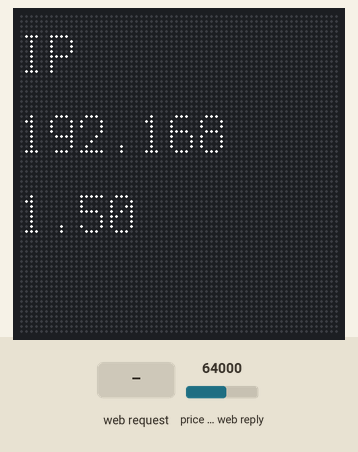
This program was run on a simulated CircuitPython board. Parts: 64×64 RGB LED matrix. Inputs (shaded band) come from the test bench; at power-on: price in the web reply 64000. WiFi joins after 1.5 s; the clock reads 2024-03-15 10:24:30 at power-on unless the program sets it; requests to the public web service named in the program get a made-up reply in its usual format after 0.4 s (London, UTC, broken clouds, 64 % humidity, 1013 hPa unless stated); web requests get an empty 200 reply after 0.4 s; a WiFi scan finds one network, HomeNet; files that are not in the repository are absent; what the program prints to the serial console is not drawn.

Above: at 3.6 s.
9.8 s: HTTP request GET / received
Timing chart, 0 to 12.8 s (numbered marks = the images above; inputs shaded):
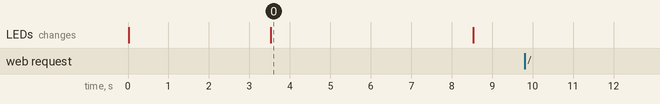

Measured:
- after the input at 9.8 s, every drawn part: stays the same
- what the display in image 0 shows lasts 5.0 s, from 3.5 s to 8.5 s

The program:

code.py
```python
import gc
import time
import board
import displayio
import terminalio
import adafruit_requests
import wifi
import socketpool
import ssl
import rgbmatrix
import framebufferio
import os
import rtc
import json
from adafruit_ntp import NTP
from adafruit_display_text import label
from adafruit_display_shapes.line import Line
from adafruit_display_shapes.rect import Rect  # Required for our filled-graph drawing

# Try to import httpserver, but make it optional
try:
    from adafruit_httpserver import Server, Request, Response
    HTTPSERVER_AVAILABLE = True
except ImportError:
    HTTPSERVER_AVAILABLE = False
    print("Warning: adafruit_httpserver not available. Web GUI will be disabled.")

# ========= Global Configuration and Variables =========
fetch_interval = 360         # Fetch new data every 6 minutes (360 seconds)
DATA_RANGE_DAYS = 30         # Historical data range in days
GRAPH_HEIGHT = 32            # Graph vertical scaling (32 pixels high)
HIST_UPDATE_INTERVAL = 3600  # Only update historical data every hour (3600 seconds)

# Global caches and states
latest_prices = {}           # Holds current prices (and change) for each coin
latest_history = {}          # Holds historical data per coin
last_displayed_graphs = {}   # Cache for display groups per coin
last_fetched_time = 0
hist_last_updated = {}       # Records when historical data was last updated per coin
pool = None                  # Socket pool (created after WiFi connects)
requests = None              # HTTP requests session (created after WiFi connects)

# ========= Coin Configuration =============
def load_tracked_coins():
    """
    Attempt to load a configuration file "coin_config.txt" that defines which coins to track.
    Each non-blank, non-comment line should have two comma-separated values: SYMBOL, COIN_ID.
    For example, a line might read: BTC, bitcoin
    If the file cannot be read, a default dictionary is returned.
    """
    try:
        with open("coin_config.txt", "r") as f:
            lines = f.readlines()
        coins = {}
        for line in lines:
            line = line.strip()
            if line and not line.startswith("#"):
                parts = line.split(',')
                if len(parts) == 2:
                    symbol = parts[0].strip()
                    coin_id = parts[1].strip()
                    coins[symbol] = coin_id
        if coins:
            print("Loaded tracked coins:", coins)
            return coins
    except Exception as e:
        print("Could not load coin_config.txt, using default coins. Error:", e)
    return {"BTC": "bitcoin", "ETH": "ethereum", "XRP": "ripple"}

CRYPTO_SYMBOLS = load_tracked_coins()

# ========= Matrix Setup =========
displayio.release_displays()
matrix = rgbmatrix.RGBMatrix(
    width=64,
    height=64,
    bit_depth=4,
    rgb_pins=[
        board.MTX_R1, board.MTX_G1, board.MTX_B1,
        board.MTX_R2, board.MTX_G2, board.MTX_B2
    ],
    addr_pins=[
        board.MTX_ADDRA, board.MTX_ADDRB, board.MTX_ADDRC,
        board.MTX_ADDRD, board.MTX_ADDRE
    ],
    clock_pin=board.MTX_CLK,
    latch_pin=board.MTX_LAT,
    output_enable_pin=board.MTX_OE
)
display = framebufferio.FramebufferDisplay(matrix, auto_refresh=True)

# ========= WiFi and Initial Display Setup =========
ssid = os.getenv("CIRCUITPY_WIFI_SSID")
password = os.getenv("CIRCUITPY_WIFI_PASSWORD")

def display_message(messages, y_positions):
    display_group = displayio.Group()
    for index, message in enumerate(messages):
        message_label = label.Label(terminalio.FONT, text=message, color=0xFFFFFF, x=0, y=y_positions[index])
        display_group.append(message_label)
    display.root_group = display_group

# ========= HTML Dashboard =========
def get_html_dashboard():
    """Load and return the HTML dashboard from file."""
    try:
        with open("dashboard.html", "r") as f:
            return f.read()
    except Exception as e:
        print(f"Error loading dashboard.html: {e}")
        return "<h1>Error loading dashboard</h1>"

# ========= Web Server Setup =========
web_server = None

def setup_web_server():
    global web_server
    if not HTTPSERVER_AVAILABLE:
        print("HTTP server library not available, skipping web server setup")
        return False

    try:
        print("Creating HTTP server...")
        web_server = Server(pool, debug=False)
        print("Server created, registering routes...")

        # Register routes
        @web_server.route("/")
        def serve_index(request):
            """Serve the main HTML dashboard."""
            html = get_html_dashboard()
            return Response(request, html, content_type='text/html')

        @web_server.route("/api/coins", methods=["GET"])
        def get_coins(request):
            """Get list of tracked coins."""
            coins_list = [{"symbol": sym, "id": coin_id} for sym, coin_id in CRYPTO_SYMBOLS.items()]
            response_json = json.dumps({"coins": coins_list})
            return Response(request, response_json, content_type='application/json')

        @web_server.route("/api/coins", methods=["POST"])
        def add_coin(request):
            """Add a new coin."""
            try:
                body = request.body.decode("utf-8")
                data = json.loads(body)
                symbol = data.get("symbol", "").upper()
                coin_id = data.get("id", "").lower()

                if symbol and coin_id:
                    CRYPTO_SYMBOLS[symbol] = coin_id
                    save_coin_config()
                    response_json = json.dumps({"status": "success", "message": f"Added {symbol}"})
                    return Response(request, response_json, content_type='application/json')
                else:
                    response_json = json.dumps({'status': 'error', 'message': 'Missing symbol or id'})
                    return Response(request, response_json, content_type='application/json', status_code=400)
            except Exception as e:
                response_json = json.dumps({"status": "error", "message": str(e)})
                return Response(request, response_json, content_type='application/json', status_code=400)

        @web_server.route("/api/coins/<coin>", methods=["DELETE"])
        def remove_coin(request, coin):
            """Remove a coin."""
            symbol = coin.upper()
            if symbol in CRYPTO_SYMBOLS:
                del CRYPTO_SYMBOLS[symbol]
                if symbol in latest_prices:
                    del latest_prices[symbol]
                if symbol in latest_history:
                    del latest_history[symbol]
                if symbol in last_displayed_graphs:
                    del last_displayed_graphs[symbol]
                save_coin_config()
                response_json = json.dumps({"status": "success", "message": f"Removed {symbol}"})
                return Response(request, response_json, content_type='application/json')
            else:
                response_json = json.dumps({'status': 'error', 'message': f'{symbol} not found'})
                return Response(request, response_json, content_type='application/json', status_code=404)

        @web_server.route("/api/prices", methods=["GET"])
        def get_prices(request):
            """Get current prices."""
            prices_data = {}
            for symbol, price_info in latest_prices.items():
                prices_data[symbol] = {
                    "price": price_info.get("price", 0),
                    "change": price_info.get("change", 0)
                }
            response_json = json.dumps({"prices": prices_data})
            return Response(request, response_json, content_type='application/json')

        print("All routes registered, starting server...")
        web_server.start(str(wifi.radio.ipv4_address), 80)
        print(f"Web server started. Access at http://{wifi.radio.ipv4_address}")
        return True
    except Exception as e:
        print(f"Could not initialize web server: {e}")
        return False

def save_coin_config():
    """Save current coin configuration to coin_config.txt"""
    try:
        with open("coin_config.txt", "w") as f:
            for symbol, coin_id in CRYPTO_SYMBOLS.items():
                f.write(f"{symbol}, {coin_id}\n")
        print("Coin configuration saved to coin_config.txt")
        return True
    except Exception as e:
        print(f"Error saving coin config: {e}")
        return False


display_message(["Connecting"], [24])
print(f"System time at startup: {time.localtime()}")

print("Scanning for available WiFi networks...")
networks = wifi.radio.start_scanning_networks()
available_networks = [network.ssid for network in networks]
wifi.radio.stop_scanning_networks()
print(f"Available networks: {available_networks}")

print(f"Connecting to WiFi SSID: {ssid}")
try:
    wifi.radio.connect(ssid, password)
    print("Connected to WiFi")
    ip_address = wifi.radio.ipv4_address
    print(f"IP address: {ip_address}")
    ip_parts = str(ip_address).split(".")
    display_message(["IP", f"{ip_parts[0]}.{ip_parts[1]}", f"{ip_parts[2]}.{ip_parts[3]}"], [8, 24, 40])
    time.sleep(5)

    # Setup network pool and HTTP session
    pool = socketpool.SocketPool(wifi.radio)
    requests = adafruit_requests.Session(pool, ssl.create_default_context())

    # Setup web server
    setup_web_server()
except Exception as e:
    print(f"Failed to connect to WiFi: {e}")
    display_message(["Failed to", "connect to WiFi"], [16, 32])
    time.sleep(5)

display_message(["Loading"], [24])

# ========= Network Context & Time Synchronization =========

def synchronize_time():
    for attempt in range(3):
        try:
            print("Attempting to synchronize time via NTP...")
            ntp = NTP(pool, server="time.google.com")
            rtc.RTC().datetime = ntp.datetime
            print(f"System time synchronized: {time.localtime()}")
            return
        except Exception as e:
            msg = f"NTP sync attempt {attempt+1} failed: {e}"
            print(msg)
            time.sleep(5)
    print("Failed to synchronize time after 3 attempts.")

synchronize_time()

# ========= Extra Helper Functions =========
def log_error(error_str):
    lt = time.localtime()
    timestamp = f"{lt.tm_year}-{lt.tm_mon:02d}-{lt.tm_mday:02d} {lt.tm_hour:02d}:{lt.tm_min:02d}:{lt.tm_sec:02d}"
    try:
        with open("error_log.txt", "a") as logfile:
            logfile.write(f"[{timestamp}] {error_str}\n")
    except Exception as e:
        print(f"File logging failed: {e}")

def verify_internet_connectivity():
    try:
        response = requests.get("http://1.1.1.1", timeout=5)
        if response.status_code == 200:
            print("Internet connectivity verified.")
            return True
    except Exception as e:
        log_error(f"Internet connectivity test failed: {e}")
    return False

def log_signal_strength():
    try:
        print(f"Connected to SSID: {wifi.radio.ap_info.ssid}")
    except Exception as e:
        log_error(f"Error logging connection details: {e}")

def monitor_wifi_connection():
    try:
        if not wifi.radio.ipv4_address or not verify_internet_connectivity():
            print("WiFi or internet access lost. Reconnecting...")
            wifi.radio.connect(ssid, password)
            print(f"Reconnected! IP address: {wifi.radio.ipv4_address}")
        else:
            print(f"WiFi is stable. IP: {wifi.radio.ipv4_address}")
    except Exception as e:
        log_error(f"Error during WiFi monitoring: {e}")

# ========= Data Fetching Functions =========
def smooth_data(data, window=5):
    """
    Apply a simple moving average smoothing to the list 'data'.
    'window' determines how many points are averaged together.
    """
    if window <= 1:
        return data
    smoothed = []
    half_window = window // 2
    for i in range(len(data)):
        # Determine window boundaries (clamping to list ends)
        start = max(0, i - half_window)
        end = min(len(data), i + half_window + 1)
        window_data = data[start:end]
        smoothed.append(sum(window_data) / len(window_data))
    return smoothed

def set_history_range(days):
    global DATA_RANGE_DAYS
    DATA_RANGE_DAYS = days
    print(f"Historical data range set to {DATA_RANGE_DAYS} days.")

def fetch_price_history(symbol):
    global hist_last_updated, latest_history
    current_monotonic = time.monotonic()
    if symbol in hist_last_updated and (current_monotonic - hist_last_updated[symbol] < HIST_UPDATE_INTERVAL):
         print(f"Using cached historical data for {symbol}.")
         return latest_history.get(symbol, [])
    print(f"Fetching price history for {symbol} from CoinGecko...")
    try:
        coin_id = CRYPTO_SYMBOLS[symbol]
        url = f"https://api.coingecko.com/api/v3/coins/{coin_id}/market_chart?vs_currency=usd&days={DATA_RANGE_DAYS}"
        response = requests.get(url)
        if response.status_code == 429:
            print(f"Rate limited (HTTP 429) while fetching price history for {symbol}. Pausing before retrying...")
            time.sleep(30)
            return fetch_price_history(symbol)
        if response.status_code != 200:
            raise Exception(f"HTTP Error {response.status_code}")
        data = response.json()
        prices = data.get("prices", [])
        print(f"Fetched {len(prices)} historical entries for {symbol}.")
        history = [(int(entry[0] / 1000), entry[1]) for entry in prices]
        hist_last_updated[symbol] = current_monotonic
        return history
    except Exception as e:
        print(f"Error fetching price history for {symbol}: {e}")
        return []

def fetch_crypto_prices():
    print("Fetching current crypto prices from CoinGecko...")
    try:
        ids = ",".join(CRYPTO_SYMBOLS.values())
        url = f"https://api.coingecko.com/api/v3/simple/price?ids={ids}&vs_currencies=usd&include_24hr_change=true"
        response = requests.get(url)
        if response.status_code != 200:
            raise Exception(f"HTTP Error {response.status_code}")
        data = response.json()
        prices = {}
        for symbol, coin_id in CRYPTO_SYMBOLS.items():
            if coin_id in data:
                price_val = float(data[coin_id]["usd"])
                change_val = float(data[coin_id].get("usd_24h_change", 0))
                prices[symbol] = {"price": price_val, "change": change_val}
                print(f"Fetched price for {symbol}: ${price_val:.2f}, change: {change_val:+.2f}%")
            else:
                print(f"Skipping unknown coin: {coin_id}")
        return prices
    except Exception as e:
        print(f"Error fetching current prices: {e}")
        return {}

# ========= Graph Drawing Functions =========
def draw_price_history_graph(prices, symbol):
    """
    Draw a filled area graph in classic stock ticker style.
    For each x-coordinate from 0 to 63, interpolate a normalized price value
    using your historical data, then draw a vertical rectangle from that y to the bottom.
    """
    print(f"Drawing filled area graph for {symbol}...")
    if not prices:
        print(f"No price history data for {symbol}")
        return None

    try:
        # Extract closing price values from historical data
        values = [float(price[1]) for price in prices]
        min_val = min(values)
        max_val = max(values)
        if min_val == max_val:
            normalized_values = [0.5] * len(values)
        else:
            normalized_values = [(v - min_val) / (max_val - min_val) for v in values]
        # Apply smoothing to the normalized data with a window size of 5 (adjustable)
        smoothed_values = smooth_data(normalized_values, window=5)
    except Exception as e:
        print(f"Error processing data for {symbol}: {e}")
        return None

    n = len(smoothed_values)
    if n < 2:
        return None

    graph_group = displayio.Group()
    # For every x coordinate from 0 to 63, interpolate a y coordinate based on the smoothed data.
    for x in range(64):
        t = (x / 63) * (n - 1)
        i = int(t)
        # Linear interpolation between data points
        if i >= n - 1:
            interp_val = smoothed_values[-1]
        else:
            frac = t - i
            interp_val = smoothed_values[i] * (1 - frac) + smoothed_values[i + 1] * frac
        y = int(63 - (interp_val * GRAPH_HEIGHT))
        height = 63 - y + 1
        r = Rect(x, y, 1, height, fill=0x00FF00)
        graph_group.append(r)
    print(f"Filled area graph for {symbol} drawn successfully.")
    return graph_group


def update_display(symbol, current, history):
    print(f"Updating display for {symbol}...")
    if symbol in last_displayed_graphs:
        previous_history = last_displayed_graphs[symbol]["history"]
        if previous_history == history:
            print(f"No changes in data for {symbol}. Updating display focus.")
            display.root_group = last_displayed_graphs[symbol]["group"]
            return
    graph_group = draw_price_history_graph(history, symbol)
    if not graph_group:
        print(f"Skipping display update for {symbol} due to missing graph.")
        return
    price_val = current.get("price", 0)
    change_val = current.get("change", 0)
    symbol_label = label.Label(terminalio.FONT, text=symbol, color=0xFFFFFF, x=0, y=8)
    change_color = 0x00FF00 if change_val >= 0 else 0xFF0000
    change_label = label.Label(terminalio.FONT, text=f"{change_val:+.1f}%", color=change_color, x=24, y=8)
    price_label = label.Label(terminalio.FONT, text=f"${price_val:.2f}", color=0xFFFFFF, x=0, y=24)
    display_group = displayio.Group()
    display_group.append(symbol_label)
    display_group.append(change_label)
    display_group.append(price_label)
    display_group.append(graph_group)
    display.root_group = display_group
    last_displayed_graphs[symbol] = {"group": display_group, "history": history}
    print(f"Display updated for {symbol}.")

# ========= Main Loop (Data Fetch & Display Update) =========
while True:
    try:
        gc.collect()
        print(f"Free memory: {gc.mem_free()} bytes")
        monitor_wifi_connection()
        log_signal_strength()

        # Handle web server requests (polling)
        if web_server:
            web_server.poll()

        current_time = time.monotonic()
        if current_time - last_fetched_time >= fetch_interval or not latest_prices:
            print("Fetching new data...")
            latest_prices = fetch_crypto_prices()
            for sym in CRYPTO_SYMBOLS:
                latest_history[sym] = fetch_price_history(sym)
            last_fetched_time = current_time
            print("Data fetch completed.")
        for sym in CRYPTO_SYMBOLS:
            print(f"Displaying {sym}...")
            if sym in latest_prices and sym in latest_history:
                update_display(sym, latest_prices[sym], latest_history[sym])
                print(f"Finished displaying {sym}. Cycling to the next coin...")
                # Display each coin for 30 seconds, but poll server during this time
                display_start = time.monotonic()
                while time.monotonic() - display_start < 30:
                    if web_server:
                        web_server.poll()
                    time.sleep(0.1)
    except Exception as e:
        print(f"Error in main loop: {e}")
        time.sleep(5)
```
